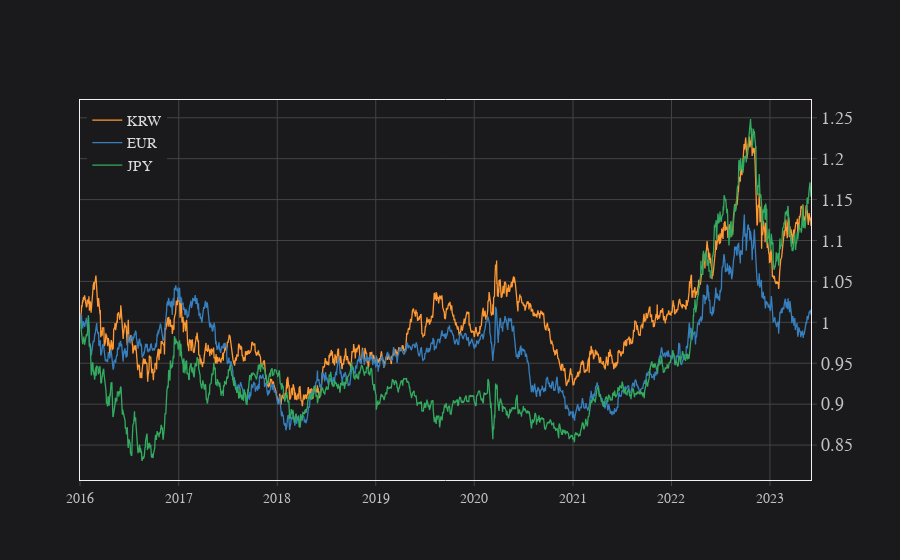

Notebook source saved alongside this figure:
### Code cell
temp.iplot()

### Figure 1 — Plotly figure (JSON) as saved in the notebook; plotly's stock layout.template omitted (floating-point values rounded to 4 significant figures; data arrays with more than 128 entries replaced by an {"elided": "..."} marker saying what was removed)
{"data": [{"line": {"color": "rgba(255, 153, 51, 1.0)", "dash": "solid", "shape": "linear", "width": 1.3}, "mode": "lines", "name": "KRW", "text": "", "type": "scatter", "x": {"elided": "1933 str values"}, "y": {"elided": "1933 float values"}}, {"line": {"color": "rgba(55, 128, 191, 1.0)", "dash": "solid", "shape": "linear", "width": 1.3}, "mode": "lines", "name": "EUR", "text": "", "type": "scatter", "x": {"elided": "1933 str values"}, "y": {"elided": "1933 float values"}}, {"line": {"color": "rgba(50, 171, 96, 1.0)", "dash": "solid", "shape": "linear", "width": 1.3}, "mode": "lines", "name": "JPY", "text": "", "type": "scatter", "x": {"elided": "1933 str values"}, "y": {"elided": "1933 float values"}}], "layout": {"legend": {"bgcolor": "#1A1A1C", "font": {"color": "#D9D9D9"}}, "paper_bgcolor": "#1A1A1C", "plot_bgcolor": "#1A1A1C", "title": {"font": {"color": "#D9D9D9"}}, "xaxis": {"gridcolor": "#434343", "showgrid": true, "tickfont": {"color": "#C2C2C2"}, "title": {"font": {"color": "#D9D9D9"}, "text": ""}, "zerolinecolor": "#666570"}, "yaxis": {"gridcolor": "#434343", "showgrid": true, "tickfont": {"color": "#C2C2C2"}, "title": {"font": {"color": "#D9D9D9"}, "text": ""}, "zerolinecolor": "#666570"}}}
